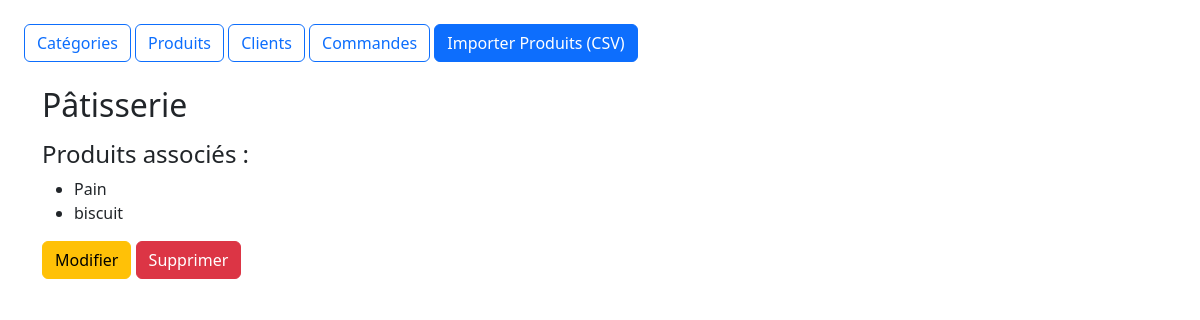
The app's page /driveapp/categorie/6/ with its own data.
### driveapp/models.py (models this page shows, shortened)
class CategorieProduit(models.Model):
    id_categorie_produit = models.AutoField(primary_key=True)
    nom = models.CharField(max_length=255)  # Augmenté à 255 pour correspondre au SQL
    descriptif = models.CharField(max_length=500)

class Produit(models.Model):
    id_produits = models.AutoField(primary_key=True)
    nom = models.CharField(max_length=255)
    date_de_peremption = models.DateField()
    photo = models.ImageField(
        upload_to='produits_photos/',
        blank=True,
        null=True
    )  # BinaryField() si vous stockez en BLOB
    marque = models.CharField(max_length=255)
    prix = models.DecimalField(max_digits=10, decimal_places=2)  # Meilleur que FloatField pour les prix
    id_categorie_produit = models.ForeignKey(CategorieProduit, on_delete=models.CASCADE)

### driveapp/views.py (the view)
# urls.py: path('categorie/<int:pk>/', views.detail_categorie, name='detail_categorie'),
def detail_categorie(request, pk):
    categorie = get_object_or_404(CategorieProduit, pk=pk)
    produits = Produit.objects.filter(id_categorie_produit=categorie)
    return render(request, 'driveapp/categorie/detail.html', {
        'categorie': categorie,
        'produits': produits
    })

### driveapp/templates/driveapp/categorie/detail.html (shortened to what this page needs)
{% extends 'driveapp/base.html' %}
{% block content %}
<h2>{{ categorie.nom }}</h2>
<h4>Produits associés :</h4>
<ul>
    {% for produit in produits %}
        <li>{{ produit.nom }}</li>
    {% empty %}
        <li>Aucun produit.</li>
    {% endfor %}
</ul>
<a href="{% url 'modifier_categorie' categorie.pk %}" class="btn btn-warning">Modifier</a>
<form action="{% url 'supprimer_categorie' categorie.pk %}" method="post" style="display:inline;">
    <button type="submit" class="btn btn-danger">Supprimer</button>
</form>
{% endblock %}

### records on screen
CategorieProduit: nom "Pâtisserie"
Produit: nom "Pain"
Produit: nom "biscuit"
